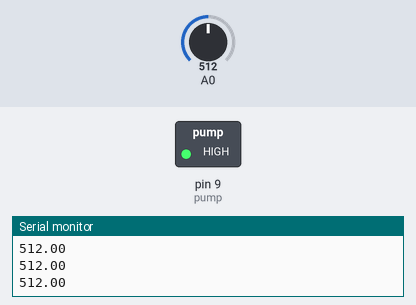
Simulated run of this sketch. Board: Arduino Uno, built with avr-gcc and run on an emulated ATmega328P. Shown: switched loads named in the sketch (green lamp = pin HIGH), the last lines printed to the serial monitor. Inputs (shaded band) come from the test bench; at power-on: A0 = 512.

Above: at 1.2 s.
1.3 s: A0 set to 398
2.8 s: A0 set to 369
At 4.0 s:
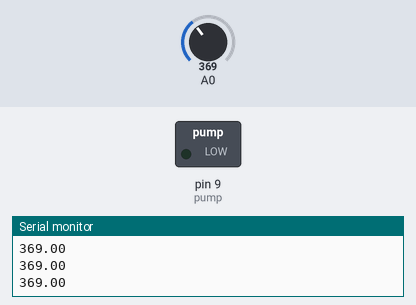
4.3 s: A0 set to 390
At 4.6 s:
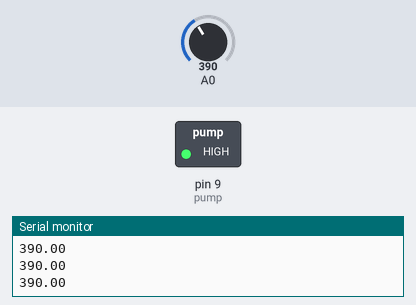
5.8 s: A0 set to 370
At 7.0 s:
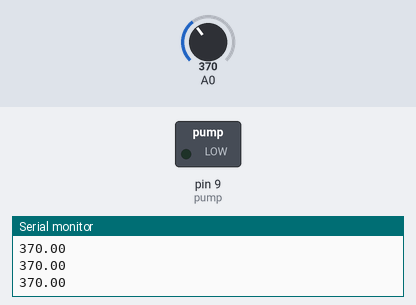
Timing chart, 0 to 8.3 s (numbered marks = the images above; inputs shaded):
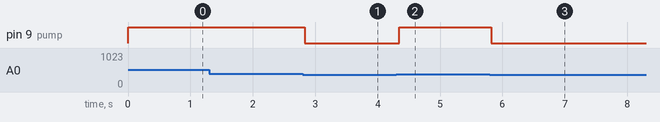

The sketch:

pump.ino
```cpp
int pump=9;
float b;
int but=2;
int a=0;
void setup() {
  Serial.begin(9600);
  pinMode(pump,OUTPUT);
  pinMode(but, INPUT);
}

void loop(){
     b=analogRead(A0);
     if(b > 380)  {
      digitalWrite(pump,HIGH);
      }
     else digitalWrite(pump,LOW);
     Serial.println(b);
     delay(50);
}
```

Measured:
- the behaviour switches between 381 and 380 on A0 (found by bisection; images 0 and 1)
- after the input at 2.8 s, pin 9 (pump): HIGH → LOW at once
- after the input at 4.3 s, pin 9 (pump): LOW → HIGH after 0.05 s
- after the input at 5.8 s, pin 9 (pump): HIGH → LOW at once
